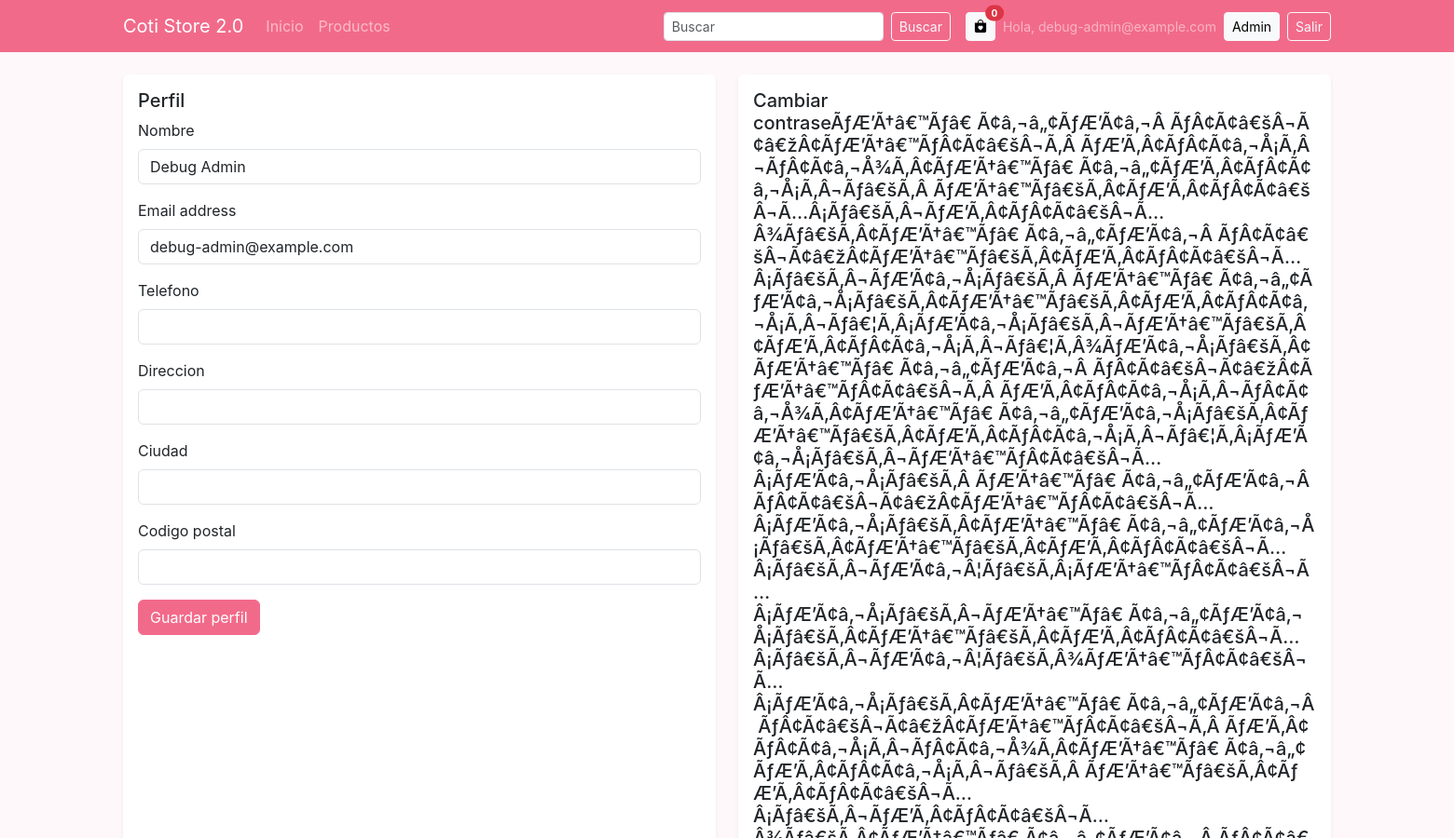
The app's page /account/ (signed in, upper part), older data.
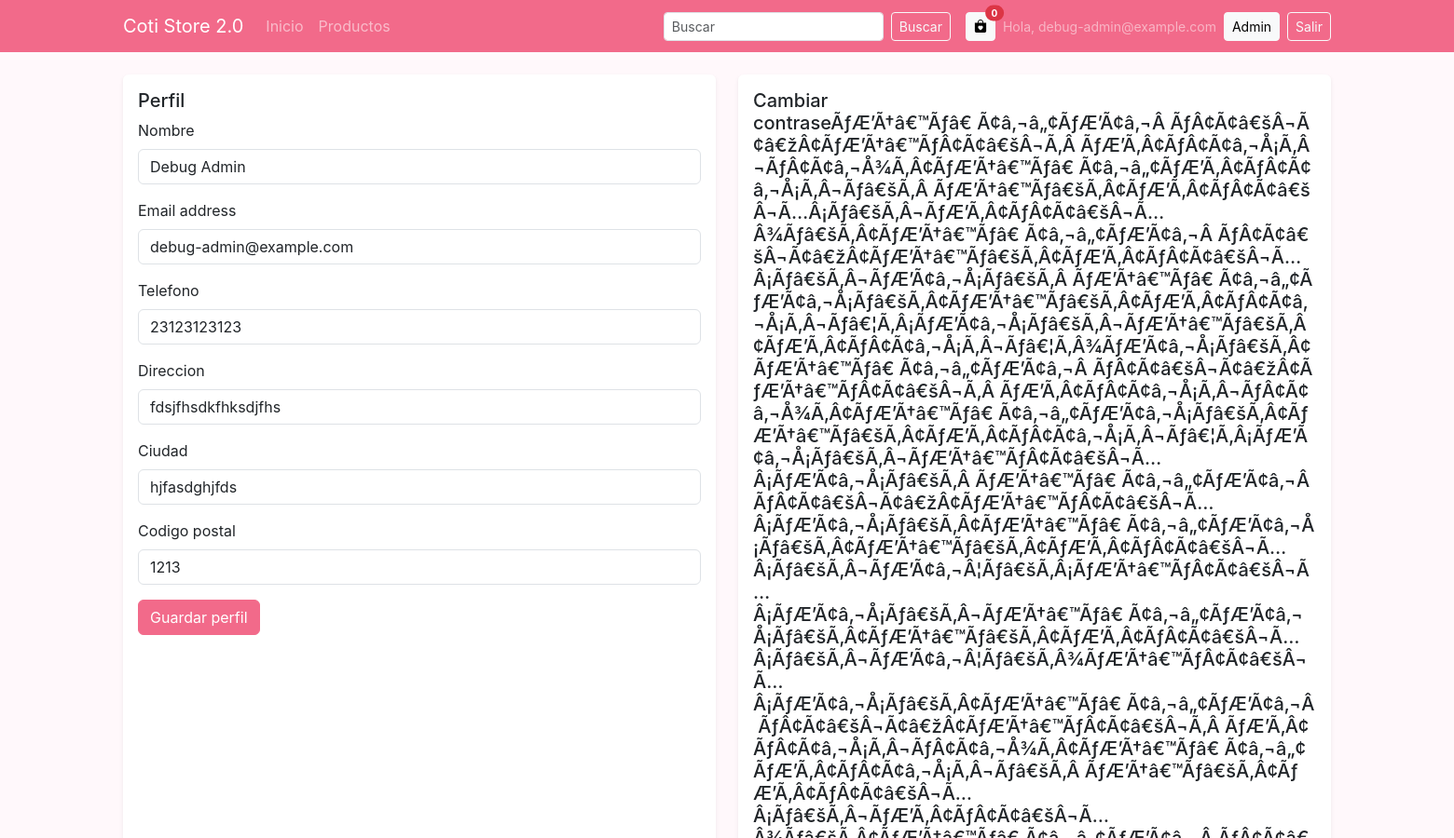
The same page, newer data.
### users/models.py (models this page shows, shortened)
class CustomUser(AbstractUser):
    ROLE_CHOICES = (
        ("user", "Usuario"),
        ("admin", "Administrador"),
    )
    APPROVAL_CHOICES = (
        ("pending", "Pendiente"),
        ("approved", "Aprobado"),
        ("rejected", "Rechazado"),
    )
    name = models.CharField("nombre", max_length=150, blank=True, default="")
    phone = models.CharField("telefono", max_length=50, blank=True, default="")
    document_number = models.CharField("dni/cuil", max_length=40, blank=True, default="")
    address = models.CharField("direccion", max_length=255, blank=True, default="")
    city = models.CharField("ciudad", max_length=120, blank=True, default="")
    zip_code = models.CharField("codigo postal", max_length=20, blank=True, default="")
    avatar = models.ImageField("avatar", upload_to="avatars/", blank=True, null=True)
    role = models.CharField("rol", max_length=10, choices=ROLE_CHOICES, default="user")
    approval_status = models.CharField("estado de aprobacion", max_length=10, choices=APPROVAL_CHOICES, default="pending")
    welcome_email_sent_at = models.DateTimeField("bienvenida enviada el", null=True, blank=True)
    last_password_changed_at = models.DateTimeField("ultima clave cambiada el", null=True, blank=True)
    must_change_password = models.BooleanField("debe cambiar clave", default=False)
    shipping_quote_amount = models.DecimalField("presupuesto de envio", max_digits=12, decimal_places=2, null=True, blank=True)
    shipping_quote_note = models.TextField("detalle de envio", blank=True, default="")
    shipping_quote_updated_at = models.DateTimeField("presupuesto de envio actualizado el", null=True, blank=True)
    groups = models.ManyToManyField(
        "auth.Group",
        related_name="customuser_set",
        blank=True,
        help_text="Grupos de permisos heredados."
    )
    user_permissions = models.ManyToManyField(
        "auth.Permission",
        related_name="customuser_set",
        blank=True,
        help_text="Permisos específicos para el usuario."
    )
    class Meta:
        verbose_name = "Usuario"
        verbose_name_plural = "Usuarios"

### users/views.py (the view, shortened to what this page needs)
# urls.py: path("account/", ProfileView.as_view(), name="account"),
class ProfileView(LoginRequiredMixin, generic.TemplateView):
    template_name = "account/profile.html"
    def get_context_data(self, **kwargs):
        ctx = super().get_context_data(**kwargs)
        ctx["title"] = "Perfil"
        ctx["profile_form"] = ProfileForm(instance=self.request.user)
        ctx["password_form"] = CustomPasswordChangeForm(self.request.user)
        return ctx

### users/forms.py
class ProfileForm(forms.ModelForm):
    class Meta:
        model = CustomUser
        fields = ["name", "email", "phone", "address", "city", "zip_code"]
        widgets = {
            "name": forms.TextInput(attrs={"class": "form-control"}),
            "email": forms.EmailInput(attrs={"class": "form-control"}),
            "phone": forms.TextInput(attrs={"class": "form-control"}),
            "address": forms.TextInput(attrs={"class": "form-control"}),
            "city": forms.TextInput(attrs={"class": "form-control"}),
            "zip_code": forms.TextInput(attrs={"class": "form-control"}),
        }

class CustomPasswordChangeForm(PasswordChangeForm):
    def __init__(self, *args, **kwargs):
        super().__init__(*args, **kwargs)
        for field in self.fields.values():
            field.widget.attrs.setdefault("class", "form-control")

### templates/account/profile.html (shortened to what this page needs)
{% extends "base.html" %}
{% block content %}
<div class="row g-4">
  <div class="col-lg-6">
    <div class="card border-0 shadow-sm h-100">
      <div class="card-body">
        <h5 class="card-title">Perfil</h5>
        <form method="post">
          {% for field in profile_form %}
            <div class="mb-3">
              <label class="form-label" for="{{ field.id_for_label }}">{{ field.label }}</label>
              {{ field }}
            </div>
          {% endfor %}
          <button class="btn btn-primary" type="submit">Guardar perfil</button>
        </form>
      </div>
    </div>
  </div>
  <div class="col-lg-6">
    <div class="card border-0 shadow-sm h-100">
      <div class="card-body">
        <h5 class="card-title"></h5>
      </div>
    </div>
  </div>
</div>
{% endblock %}

### templates/base.html (shortened to what this page needs)
<!DOCTYPE html>
<html lang="es">
<head>
  <link rel="stylesheet" href="https://cdn.jsdelivr.net/npm/bootstrap@5.3.3/dist/css/bootstrap.min.css">
  <link rel="stylesheet" href="https://cdn.jsdelivr.net/npm/bootstrap-icons@1.11.3/font/bootstrap-icons.css">
</head>
<body>
  <nav class="navbar navbar-expand-lg navbar-dark navbar-custom mb-4">
    <div class="container">
      <a class="navbar-brand d-flex align-items-center gap-2" href="/">
        <span>Coti Store 2.0</span>
      </a>
      <div class="collapse navbar-collapse" id="mainNav">
        <ul class="navbar-nav me-auto">
          <li class="nav-item"><a class="nav-link" href="/">Inicio</a></li>
          <li class="nav-item"><a class="nav-link" href="{% url 'catalogo' %}">Productos</a></li>
        </ul>
        <form class="d-flex me-3" action="{% url 'catalogo' %}" method="get" role="search">
          <input class="form-control form-control-sm me-2" type="search" name="q" placeholder="Buscar" aria-label="Buscar">
          <button class="btn btn-sm btn-outline-light" type="submit">Buscar</button>
        </form>
        <div class="d-flex align-items-center gap-2">
          <button class="btn btn-sm btn-light position-relative" type="button" data-bs-toggle="offcanvas" data-bs-target="#offcanvasScrolling" aria-controls="offcanvasScrolling" title="Carrito">
            <i class="bi bi-bag-heart-fill"></i>
            <span class="position-absolute top-0 start-100 translate-middle badge rounded-pill bg-danger" id="cartCountBadge" style="font-size:10px;">0</span>
          </button>
          {% if user.is_authenticated %}
            <span class="text-white-50 small d-none d-md-inline">Hola, {{ user.username }}</span>
            {% if user.is_staff or user.is_superuser %}
              <a class="btn btn-sm btn-light" href="{% url 'admin:index' %}">Admin</a>
            {% else %}
              <a class="btn btn-sm btn-light" href="{% url 'account' %}">Mi cuenta</a>
            {% endif %}
            <form action="{% url 'logout' %}" method="post" class="d-inline">
              <button class="btn btn-sm btn-outline-light" type="submit">Salir</button>
            </form>
          {% else %}
            <a class="btn btn-sm btn-outline-light" href="{% url 'login' %}">Iniciar sesión</a>
            <a class="btn btn-sm btn-light" href="{% url 'signup' %}">Registrarse</a>
          {% endif %}
        </div>
      </div>
    </div>
  </nav>
  <main class="container mb-5">
    {% block content %}{% endblock %}
  </main>
</body>
</html>

Row changes from the older to the newer data that the page shows:
changed CustomUser "debug-admin@example.com": phone (not shown) → "23123123123"; address (not shown) → "fdsjfhsdkfhksdjfhs"; city (not shown) → "hjfasdghjfds"; zip_code (not shown) → "1213"
